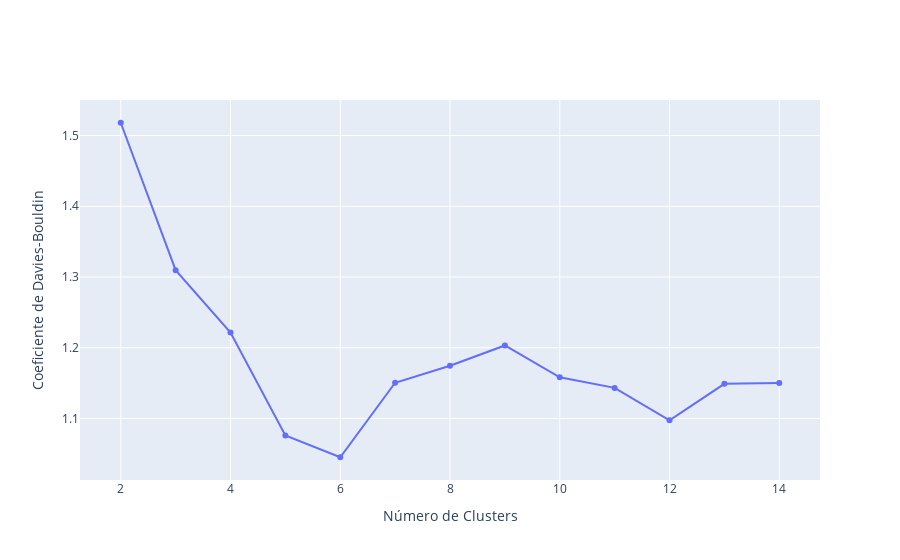

Here is the notebook cell this chart was saved with:
### Code cell
fig = go.Figure()

fig.add_trace(
  go.Scatter(
    x=list(range(2, 15)),
    y=dbs
  )
)

fig.update_layout(
  dict(
    xaxis_title = 'Número de Clusters',
    yaxis_title = 'Coeficiente de Davies-Bouldin'
  )
)

fig.show()

### Figure 1 — Plotly figure (JSON) as saved in the notebook; plotly's stock layout.template omitted (floating-point values rounded to 4 significant figures)
{"data": [{"type": "scatter", "x": [2, 3, 4, 5, 6, 7, 8, 9, 10, 11, 12, 13, 14], "y": [1.518, 1.31, 1.221, 1.076, 1.045, 1.15, 1.174, 1.203, 1.158, 1.143, 1.097, 1.149, 1.15]}], "layout": {"xaxis": {"title": {"text": "Número de Clusters"}}, "yaxis": {"title": {"text": "Coeficiente de Davies-Bouldin"}}}}
